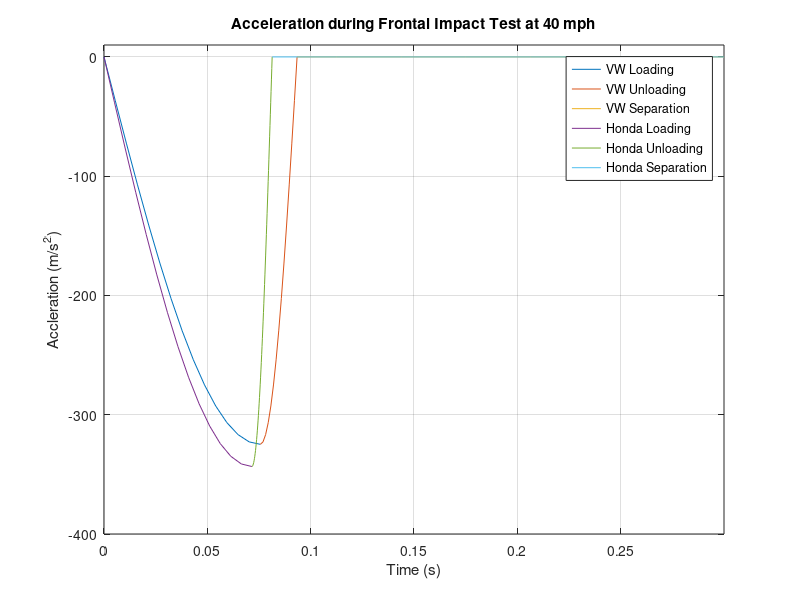

Write MATLAB code to recreate this figure.
Ku = 18028306; %unloading stiffness kg/s^2
Kl = 993462; %loading stiffness kg/s^2
m = 2305; % vehicle mass kg
v0 = 1000*56.4/3600; % initial speed m/s

Wu = sqrt((Ku/m)); % 1/s
Wl = sqrt((Kl/m)); % 1/s

accelAtMC = -v0*Wl*sin(Wl*(pi/(2*Wl))); %m/s^2

maxForce = abs(m*accelAtMC); % x xMax (N)

dispMC = (v0/Wl)*sin(Wl*(pi/(2*Wl)))*39.3701; % y Fmax (inches)

x0 = ((v0/Wl) - ((Kl/Ku)*(v0/Wl)))*39.3701; % x0 position (inches)


%% Honda
m_H = 1438; %kg
Ku_H = 36944855; %unloading stiffness kg/s^2
Kl_H = 692839; %loading stiffness kg/s^2

Wu_H = sqrt((Ku_H/m_H)); % 1/s
Wl_H = sqrt((Kl_H/m_H)); % 1/s

accelAtMC_H = -v0*Wl_H*sin(Wl_H*(pi/(2*Wl_H))); %m/s^2

maxForce_H = abs(m_H*accelAtMC_H); % x xMax (N)

dispMC_H = (v0/Wl_H)*sin(Wl_H*(pi/(2*Wl_H)))*39.3701; % y Fmax (inches)

x0_H = ((v0/Wl_H) - ((Kl_H/Ku_H)*(v0/Wl_H)))*39.3701; % x0 position (inches)


plot([0 dispMC], [0 maxForce])
hold on
plot([dispMC x0], [maxForce 0])
plot([0 dispMC_H], [0 maxForce_H])
plot([dispMC_H x0_H], [maxForce_H 0])
xlabel('Displacment (inches)')
ylabel('Force (N)')
title('F-D of Loading and Unloading Phases')
legend('VW Loading','VW Unloading', 'Honda Loading','Honda Unloading')
grid on
hold off

%% part b

% displacments
v0 = (40/3600)*63360; %inches per second
Vr = -(Kl/Ku)*(v0/Wl)*Wu*sin(Wu*pi/(2*Wu));
Vr_H = -(Kl_H/Ku_H)*(v0/Wl_H)*Wu_H*sin(Wu_H*pi/(2*Wu_H));

fplot(@(t) (v0/Wl)*sin(Wl*t), [0 pi/(2*Wl)])
hold on
fplot(@(t) (Kl/Ku)*(v0/Wl)*cos(Wu*(t-(pi/(2*Wl)))) + x0, [pi/(2*Wl) (pi/(2*Wl)+pi/(2*Wu))])
fplot(@(t) (Vr*(t-(pi/(2*Wl)+pi/(2*Wu))) + x0), [(pi/(2*Wl)+pi/(2*Wu)) 0.3])
fplot(@(t) (v0/Wl_H)*sin(Wl_H*t), [0 pi/(2*Wl_H)])
fplot(@(t) (Kl_H/Ku_H)*(v0/Wl_H)*cos(Wu_H*(t-(pi/(2*Wl_H)))) + x0_H, [pi/(2*Wl_H) (pi/(2*Wl_H)+pi/(2*Wu_H))])
fplot(@(t) (Vr_H*(t-(pi/(2*Wl_H)+pi/(2*Wu_H))) + x0_H), [(pi/(2*Wl_H)+pi/(2*Wu_H)) 0.3])
xlim([0 .3])
ylim([0 35])
grid on
xlabel('Time (s)')
ylabel('Displacement (in)')
title('Displacement during Frontal Impact Test at 40 mph')
legend('VW Loading', 'VW Unloading', 'VW Separation', 'Honda Loading', 'Honda Unloading', 'Honda Separation')
hold off


% velocity 
v0 = 35; %mph
Vr = -(Kl/Ku)*(v0/Wl)*Wu*sin(Wu*pi/(2*Wu));
Vr_H = -(Kl_H/Ku_H)*(v0/Wl_H)*Wu_H*sin(Wu_H*pi/(2*Wu_H));

fplot(@(t) v0*cos(Wl*t), [0 pi/(2*Wl)])
hold on
fplot(@(t) -(Kl/Ku)*(v0/Wl)*Wu*sin(Wu*(t-(pi/(2*Wl)))), [pi/(2*Wl) (pi/(2*Wl)+pi/(2*Wu))])
fplot(@(t) Vr + 0*t, [(pi/(2*Wl)+pi/(2*Wu)) 0.3])
fplot(@(t) v0*cos(Wl_H*t), [0 pi/(2*Wl_H)])
fplot(@(t) -(Kl_H/Ku_H)*(v0/Wl_H)*Wu_H*sin(Wu_H*(t-(pi/(2*Wl_H)))), [pi/(2*Wl_H) (pi/(2*Wl_H)+pi/(2*Wu_H))])
fplot(@(t) Vr_H + 0*t, [(pi/(2*Wl_H)+pi/(2*Wu_H)) 0.3])
xlim([0 .3])
ylim([-10 40])
grid on
xlabel('Time (s)')
ylabel('Velocity (mph)')
title('Velocity during Frontal Impact Test at 40 mph')
legend('VW Loading', 'VW Unloading', 'VW Separation', 'Honda Loading', 'Honda Unloading', 'Honda Separation')
hold off


% acceleration
v0 = 35/2.237; %m/s

fplot(@(t) -v0*Wl*sin(Wl*t), [0 pi/(2*Wl)])
hold on
fplot(@(t) -(Kl/Ku)*(v0/Wl)*Wu^2*cos(Wu*(t-(pi/(2*Wl)))), [pi/(2*Wl) (pi/(2*Wl)+pi/(2*Wu))])
fplot(@(t) 0*t, [(pi/(2*Wl)+pi/(2*Wu)) 0.3])
fplot(@(t) -v0*Wl_H*sin(Wl_H*t), [0 pi/(2*Wl_H)])
fplot(@(t) -(Kl_H/Ku_H)*(v0/Wl_H)*Wu_H^2*cos(Wu_H*(t-(pi/(2*Wl_H)))), [pi/(2*Wl_H) (pi/(2*Wl_H)+pi/(2*Wu_H))])
fplot(@(t) 0*t, [(pi/(2*Wl_H)+pi/(2*Wu_H)) 0.3])
xlim([0 .3])
ylim([-400 10])
grid on
xlabel('Time (s)')
ylabel('Accleration (m/s^2)')
title('Acceleration during Frontal Impact Test at 40 mph')
legend('VW Loading', 'VW Unloading', 'VW Separation', 'Honda Loading', 'Honda Unloading', 'Honda Separation')
hold off

